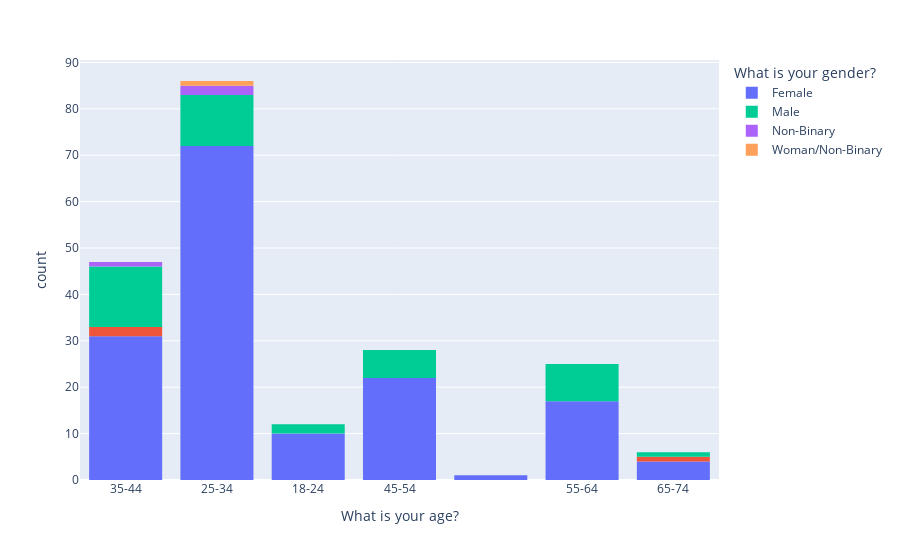

The notebook cell this image was saved under:
### Code cell
fig = px.histogram(dei, x="What is your age?", color="What is your gender?", #marginal="box", # can be `box`, `violin`
                         hover_data=dei.columns)
fig.show()

### Figure 1 — Plotly figure (JSON) as saved in the notebook; plotly's stock layout.template omitted (floating-point values rounded to 4 significant figures; data arrays with more than 128 entries replaced by an {"elided": "..."} marker saying what was removed)
{"data": [{"alignmentgroup": "True", "bingroup": "x", "hovertemplate": "What is your gender?=Female<br>What is your age?=%{x}<br>count=%{y}<extra></extra>", "legendgroup": "Female", "marker": {"color": "#636efa"}, "name": "Female", "offsetgroup": "Female", "orientation": "v", "showlegend": true, "type": "histogram", "x": {"elided": "157 str values"}, "xaxis": "x", "yaxis": "y"}, {"alignmentgroup": "True", "bingroup": "x", "hovertemplate": "What is your gender?=<br>What is your age?=%{x}<br>count=%{y}<extra></extra>", "legendgroup": "", "marker": {"color": "#EF553B"}, "name": "", "offsetgroup": "", "orientation": "v", "showlegend": false, "type": "histogram", "x": ["35-44", "35-44", "65-74"], "xaxis": "x", "yaxis": "y"}, {"alignmentgroup": "True", "bingroup": "x", "hovertemplate": "What is your gender?=Male<br>What is your age?=%{x}<br>count=%{y}<extra></extra>", "legendgroup": "Male", "marker": {"color": "#00cc96"}, "name": "Male", "offsetgroup": "Male", "orientation": "v", "showlegend": true, "type": "histogram", "x": ["55-64", "55-64", "25-34", "65-74", "25-34", "25-34", "25-34", "45-54", "35-44", "35-44", "25-34", "25-34", "35-44", "35-44", "35-44", "35-44", "55-64", "35-44", "35-44", "35-44", "25-34", "35-44", "55-64", "25-34", "18-24", "25-34", "45-54", "45-54", "55-64", "25-34", "25-34", "35-44", "45-54", "45-54", "18-24", "35-44", "35-44", "55-64", "45-54", "55-64", "55-64"], "xaxis": "x", "yaxis": "y"}, {"alignmentgroup": "True", "bingroup": "x", "hovertemplate": "What is your gender?=Non-Binary<br>What is your age?=%{x}<br>count=%{y}<extra></extra>", "legendgroup": "Non-Binary", "marker": {"color": "#ab63fa"}, "name": "Non-Binary", "offsetgroup": "Non-Binary", "orientation": "v", "showlegend": true, "type": "histogram", "x": ["25-34", "25-34", "35-44"], "xaxis": "x", "yaxis": "y"}, {"alignmentgroup": "True", "bingroup": "x", "hovertemplate": "What is your gender?=Woman/Non-Binary<br>What is your age?=%{x}<br>count=%{y}<extra></extra>", "legendgroup": "Woman/Non-Binary", "marker": {"color": "#FFA15A"}, "name": "Woman/Non-Binary", "offsetgroup": "Woman/Non-Binary", "orientation": "v", "showlegend": true, "type": "histogram", "x": ["25-34"], "xaxis": "x", "yaxis": "y"}], "layout": {"barmode": "relative", "legend": {"title": {"text": "What is your gender?"}, "tracegroupgap": 0}, "margin": {"t": 60}, "xaxis": {"anchor": "y", "domain": [0, 1], "title": {"text": "What is your age?"}}, "yaxis": {"anchor": "x", "domain": [0, 1], "title": {"text": "count"}}}}
